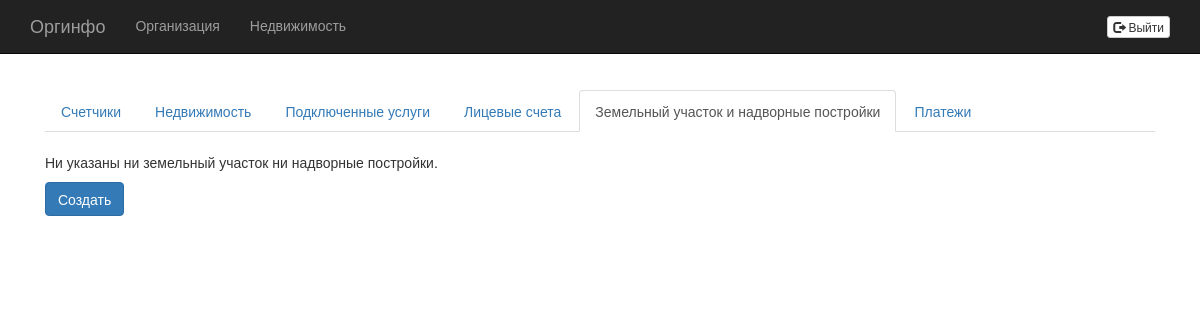
The page /real_estates/4/land_plots_and_outbuildings/ on the database as committed earlier.
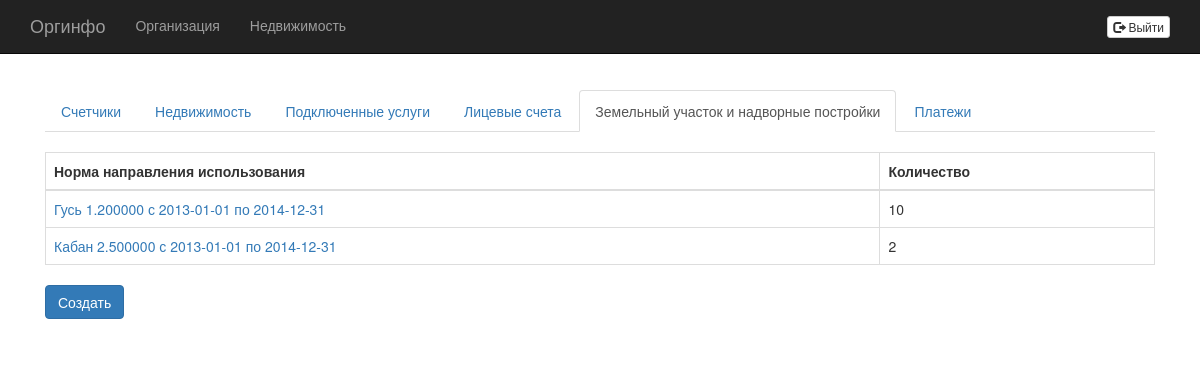
The same page on the database as committed later.
### accounting/models.py (models this page shows, shortened)
class LandPlotAndOutbuilding(models.Model):
    count = models.IntegerField()
    real_estate = models.ForeignKey(RealEstate)
    direction_using_norm = models.ForeignKey(DirectionUsingNorm)

class DirectionUsingNorm(models.Model):
    direction_using = models.ForeignKey(DirectionUsing)
    validity = models.ForeignKey(NormValidity)
    value = models.FloatField()
    def __str__(self):
        return "%s %f с %s по %s" % (self.direction_using.name, self.value, self.validity.start, str(self.validity.end))

class DirectionUsing(models.Model):
    name = models.CharField(max_length=200)

class NormValidity(models.Model):
    start = models.DateField()
    end = models.DateField()

### accounting/views.py (the view)
# urls.py: url(r'^real_estates/(?P<real_estate_id>\d+)/land_plots_and_outbuildings/$', views.LandPlotsAndOutbuildings.as_view(), name='land_plots_and_outbuildings'),
class LandPlotsAndOutbuildings(ListView):
    model = LandPlotAndOutbuilding
    template_name = 'accounting/land_plots_and_outbuildings.html'
    context_object_name = 'services'
    def get_queryset(self):
        return LandPlotAndOutbuilding.objects.filter(real_estate=self.kwargs['real_estate_id']);
    def get_context_data(self, **kwargs):
        context = super(LandPlotsAndOutbuildings, self).get_context_data(**kwargs)
        context['real_estate_id'] = self.kwargs['real_estate_id']
        return context

### accounting/templates/accounting/land_plots_and_outbuildings.html
{% extends "accounting/real-estate-menu-item.html" %}
{% block real_estate_tab_content %}
{% if services %}
    <table class="table table-bordered">
        <thead>
            <tr>
                <th>Норма направления использования</th>
                <th>Количество</th>
            </tr>
        </thead>
        <tbody>
        {% for service in services %}
            <tr>
                <td><a href="{% url "accounting:land_plot_and_outbuilding" real_estate_id service.id %}">{{ service.direction_using_norm }}</a></td>
                <td>{{ service.count }}</td>
            </tr>
        {% endfor %}
        </tbody>
    </table>
{% else %}
    <p>Ни указаны ни земельный участок ни надворные постройки.</p>
{% endif %}
<a class="btn btn-primary btn-default" role="button" href="{% url "accounting:create_land_plot_and_outbuilding" real_estate_id %}">Создать</a>
{% endblock %}

Rows that differ between the two databases and show on the page:
added LandPlotAndOutbuilding: direction_using_norm "Гусь 1.200000 с 2013-01-01 по 2014-12-31", count "10"
added LandPlotAndOutbuilding: direction_using_norm "Кабан 2.500000 с 2013-01-01 по 2014-12-31", count "2"
Other text that changed with them:
text no longer shown: "Ни указаны ни земельный участок ни надворные постройки."
text now shown: "Норма направления использования Количество"
